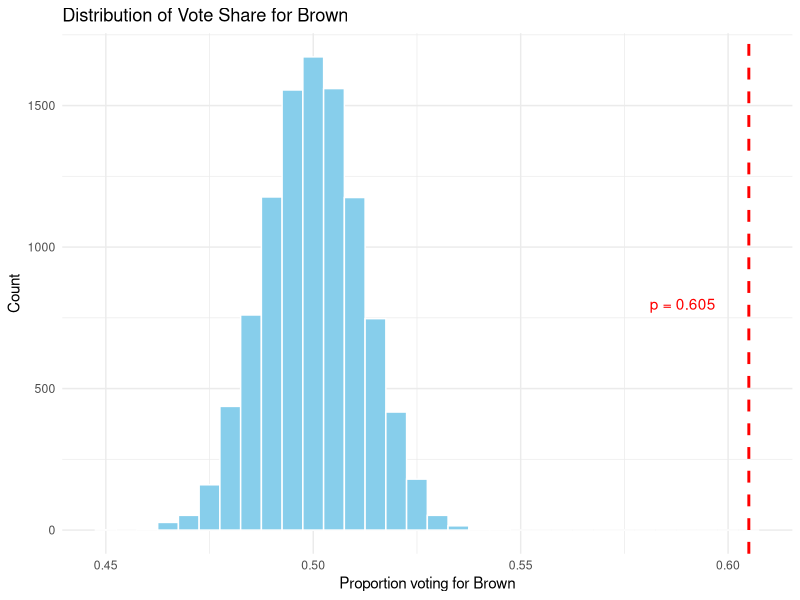
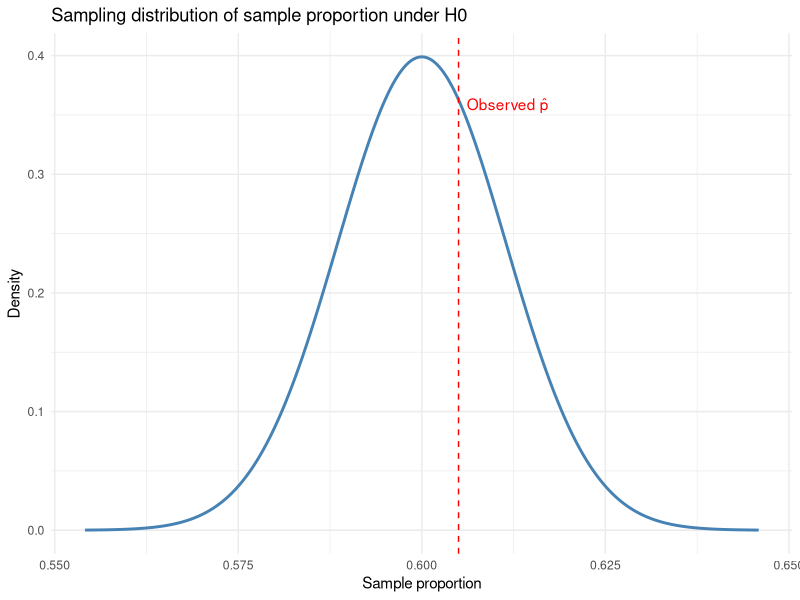
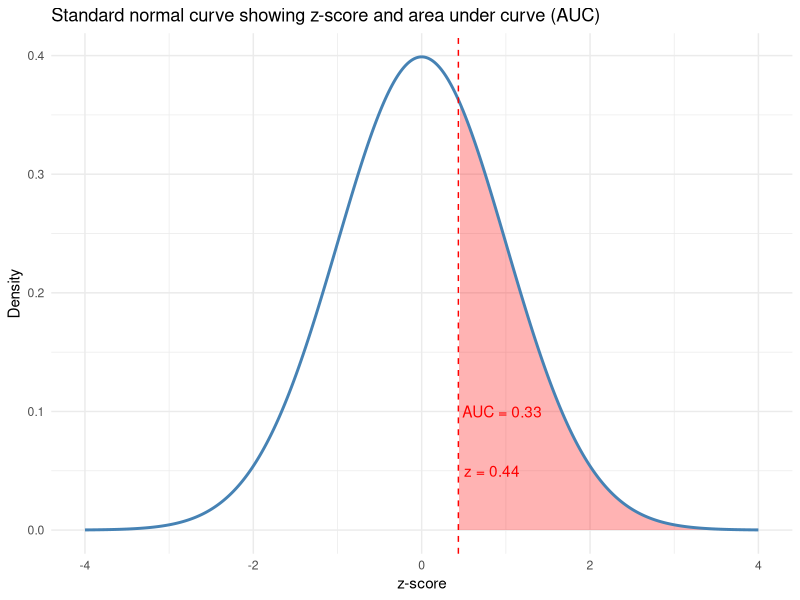
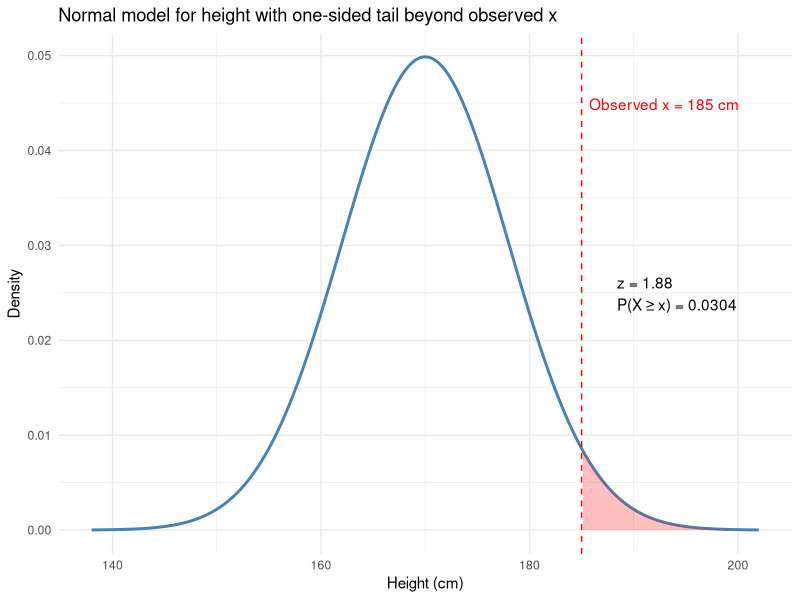
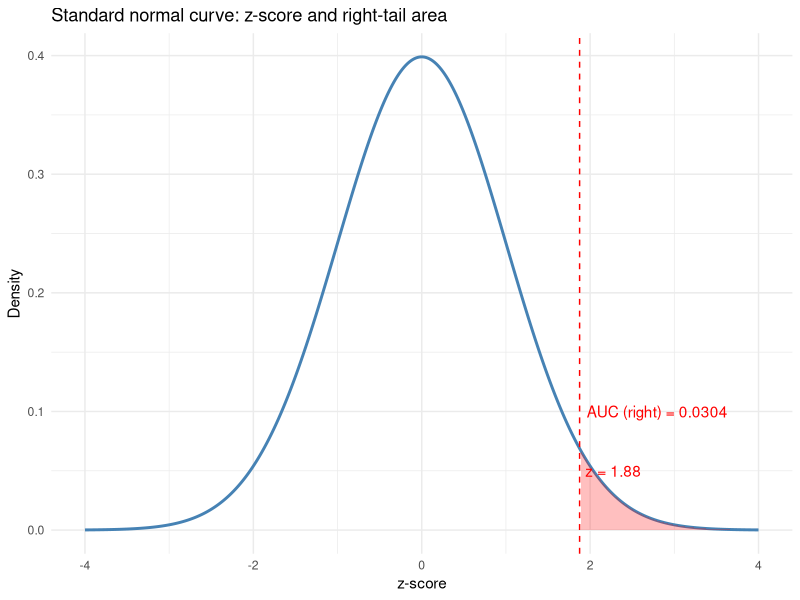
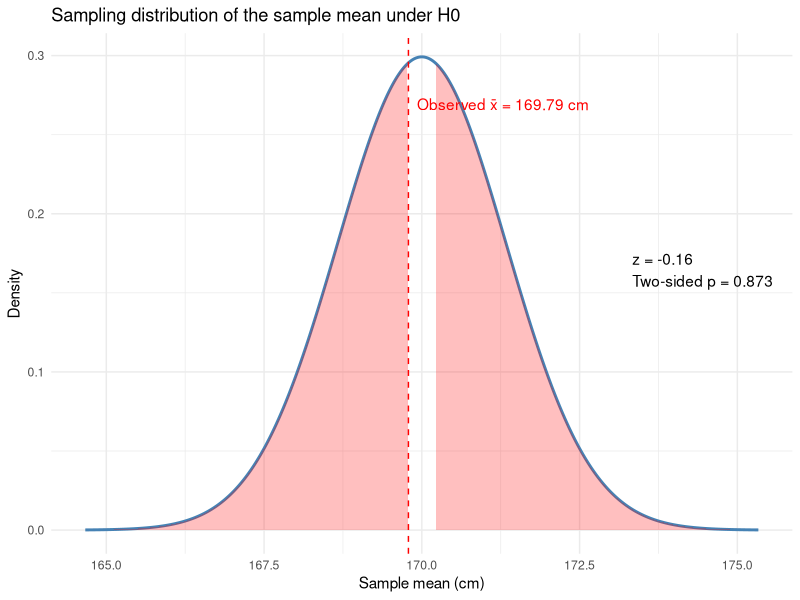
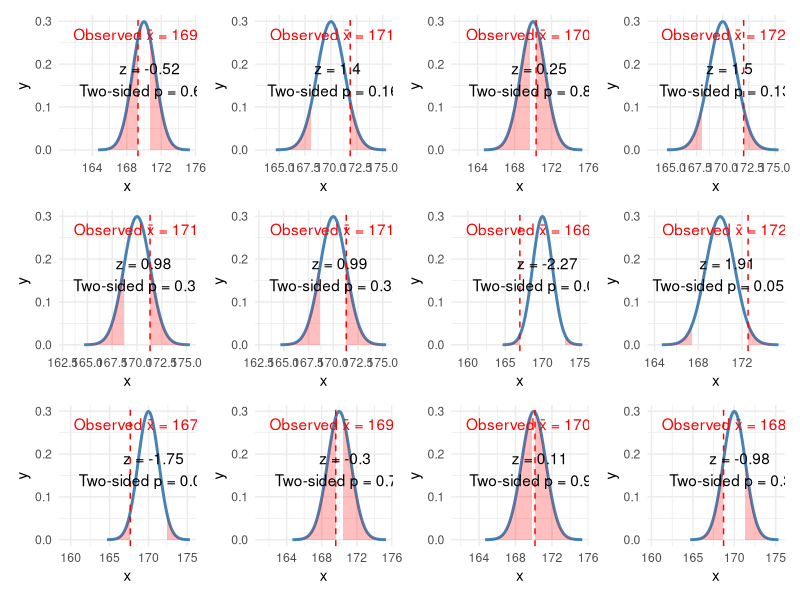

R code for these plots, in order:
library(tidyverse)

# Sampling distributions and z-scores

set.seed(123) # reproducibility

# a tutorial on how to use ggplot:
# > https://r4ds.hadley.nz/data-visualize.html

#### how to simulate a test distribution, and compare it with an observed sample ####
# example 4.11 from the book

# Set parameters
n <- 1824       # number of voters
n_sim <- 10000  # number of simulated elections

# Simulate each election: number of votes for Brown
votes_Brown <- rbinom(n = n_sim, size = n, prob = 0.5)

# Compute proportion of votes for Brown
prop_Brown <- votes_Brown / n

# Basic summary
mean(prop_Brown)        # average vote share for Brown (should be close to 0.5)
sd(prop_Brown)          # standard deviation across simulations : sqrt(p*(1-p)/n) is an estimation (in practice we usually do not know the underlying pop's sd)

data <- data.frame(prop_Brown)

# Plot with ggplot2
ggplot(data, aes(x = prop_Brown)) +
  geom_histogram(binwidth = 0.005, fill = "skyblue", color = "white") +
  geom_vline(xintercept = 0.605, color = "red", linetype = "dashed", size = 1) +
  annotate("text", x = 0.605, y = 800, label = "p = 0.605", color = "red", hjust = 1.5) +
  labs(
    title = "Distribution of Vote Share for Brown",
    x = "Proportion voting for Brown",
    y = "Count"
  ) +
  theme_minimal()

# simpler version (how I would plot it quickly)
# ggplot(data, aes(x = prop_Brown)) +
#   geom_histogram(binwidth = 0.005, fill = "skyblue", color = "white") +
#   geom_vline(xintercept = 0.605, color = "red", linetype = "dashed", size = 1)


# calculation of a z-score:
p_hat <- 0.605 # observed probability in sample
p0 <- 0.5 # theoretical probability from population if votes are spread 50-50
n <- 1824 # sample size

# the formula is essentially an estimation of how big the deviation is:
# how many standard errors is the value observed from the mean
# this is using the formulas from the "Data Analysis for Public Policy Formulas.pdf" file
# (z score for one sample proportion), using se_0
z <- (p_hat - p0) / sqrt(p0 * (1 - p0) / n) # formula for proportion z-score

z

# probability to observe a value larger than z in a normal distribution 
1 - pnorm(z) # pnorm calculates the probability of a sample mean being smaller than the z-score, in a normal distribution
# when we start talking about tests, that would be the equivalent of a one-sided test

# >> this tells us that the population from which we sampled might be different from the one we simulated (mean = 0.5)

#### example (try to think how to do it yourself) ####
# ?> how would you visualize the likelihood of the population's sample mean to be 0.6 (if the observed sample is 0.6, with n = 1824)

p_hat <- 0.605 # observed probability in sample
p0 <- 0.6 # theoretical probability from population if votes are spread 60-40
n <- 1824 # pop size

z <- (p_hat - p0) / sqrt(p0 * (1 - p0) / n) # formula for proportion z-score

z

# probability to observe a value larger than z in a normal distribution 
1 - pnorm(z) # pnorm calculates the probability of a sample being smaller than the z-score, in a normal distribution

### here we visualize the example:

# approximate / simulate sampling distribution under H0
mean0 <- p0
sd0 <- sqrt(p0 * (1 - p0) / n) # could also use the sd of the pop, from the book, but it's usually not known

x <- seq(mean0 - 4*sd0, mean0 + 4*sd0, length.out = 400)
y <- dnorm(x, mean = mean0, sd = sd0)*sd0 # standardize output to have this and next plot on the same scale
df1 <- data.frame(x = x, y = y)

ggplot(df1, aes(x, y)) +
  geom_line(color = "steelblue", size = 1) +
  geom_vline(xintercept = p_hat, color = "red", linetype = "dashed") +
  annotate("text", x = p_hat, y = max(y)*0.9, label = "Observed p̂", color = "red", hjust = -0.1) +
  labs(
    title = "Sampling distribution of sample proportion under H0",
    x = "Sample proportion",
    y = "Density"
  ) +
  theme_minimal()

# >> it's likely the sample is taken from a population that has a proportion of voters around 0.6 for Brown

# how to represent z on that plot?

x2 <- seq(-4, 4, length.out = 400)
y2 <- dnorm(x2) # 
df2 <- data.frame(x2, y2)

ggplot(df2, aes(x2, y2)) +
  geom_area(data = subset(df2, x2 >= z), aes(x2, y2), fill = "red", alpha = 0.3) +
  geom_line(color = "steelblue", size = 1) +
  geom_vline(xintercept = z, color = "red", linetype = "dashed") +
  annotate("text", x = z, y = 0.05, label = paste0("z = ", round(z, 2)), color = "red", hjust = -0.1) +
  annotate("text", x = z, y = 0.10, label = paste0("AUC = ", round(1 - pnorm(z), 2)), color = "red", hjust = -0.05) +
  labs(
    title = "Standard normal curve showing z-score and area under curve (AUC)",
    x = "z-score",
    y = "Density"
  ) +
  theme_minimal()

# simpler version (how I would plot it quickly)
# ggplot(df2, aes(x = x2, y = y2)) +
#   geom_area(data = subset(df2, x2 >= z), aes(x = x2, y = y2), fill = "red", alpha = 0.3) +
#   geom_line(color = "steelblue", size = 1) + # geom_point could also do the job
#   geom_vline(xintercept = z, color = "red", linetype = "dashed")

#### now an example with a continuous variable (not a proportion) ####

#### Normal distribution + z-score for a continuous variable (heights) ####
# Suppose adult heights (in cm) are approximately Normal with:
mu <- 170   # population mean height
sigma <- 8  # population sd

# Simulate a population-like sample
N <- 5000
heights <- tibble(height = rnorm(N, mean = mu, sd = sigma))

# Choose an observed height and compute its z
x_obs <- 185
z_obs <- (x_obs - mu) / sigma
p_right <- 1 - pnorm(z_obs)   # one-sided "taller than x_obs"
p_two   <- 2 * (1 - pnorm(abs(z_obs)))  # two-sided tail area

z_obs
p_right
p_two

# Visualize the population Normal model with the observed value
x <- seq(mu - 4*sigma, mu + 4*sigma, length.out = 400)
df_norm <- tibble(x = x, y = dnorm(x, mean = mu, sd = sigma))

ggplot(df_norm, aes(x, y)) +
  geom_line(color = "steelblue", linewidth = 1) +
  geom_area(data = subset(df_norm, x >= x_obs), aes(x, y), fill = "red", alpha = 0.25) +
  geom_vline(xintercept = x_obs, color = "red", linetype = "dashed") +
  annotate("text", x = x_obs, y = max(df_norm$y)*0.9,
           label = paste0("Observed x = ", x_obs, " cm"), color = "red", hjust = -0.05) +
  annotate("text", x = mu + 2.3*sigma, y = max(df_norm$y)*0.5,
           label = paste0("z = ", round(z_obs, 2),
                          "\nP(X ≥ x) = ", signif(p_right, 3)),
           color = "black", hjust = 0) +
  labs(
    title = "Normal model for height with one-sided tail beyond observed x",
    x = "Height (cm)",
    y = "Density"
  ) +
  theme_minimal()

# Show the same z on the Standard Normal with shaded tail
x_z <- seq(-4, 4, length.out = 400)
df_z <- tibble(z = x_z, dens = dnorm(x_z))

ggplot(df_z, aes(z, dens)) +
  geom_line(color = "steelblue", linewidth = 1) +
  geom_area(data = subset(df_z, z >= z_obs), aes(z, dens), fill = "red", alpha = 0.25) +
  geom_vline(xintercept = z_obs, color = "red", linetype = "dashed") +
  annotate("text", x = z_obs, y = 0.05,
           label = paste0("z = ", round(z_obs, 2)), color = "red", hjust = -0.1) +
  annotate("text", x = z_obs, y = 0.10,
           label = paste0("AUC (right) = ", signif(p_right, 3)), color = "red", hjust = -0.05) +
  labs(
    title = "Standard normal curve: z-score and right-tail area",
    x = "z-score",
    y = "Density"
  ) +
  theme_minimal()

#### Z-score for a sample mean (CLT / sampling distribution) ####
# Draw a sample of n individuals and test whether its mean differs from mu

n <- 36
samp <- sample(heights$height, size = n, replace = TRUE)
xbar <- mean(samp)

# Under H0: mean = mu with known sigma, the sampling distribution is Normal(mu, sigma/sqrt(n))
se <- sigma / sqrt(n)
z_xbar <- (xbar - mu) / se
p_two_mean <- 2 * (1 - pnorm(abs(z_xbar)))

xbar
z_xbar
p_two_mean
diffMu <- abs(xbar - mu)

# Visualize the sampling distribution and the observed sample mean
x_samp <- seq(mu - 4*se, mu + 4*se, length.out = 400)
df_samp <- tibble(x = x_samp, y = dnorm(x_samp, mean = mu, sd = se))

ggplot(df_samp, aes(x, y)) +
  geom_line(color = "steelblue", linewidth = 1) +
  geom_area(data = subset(df_samp, x >= mu + diffMu), aes(x, y), fill = "red", alpha = 0.25) +
  geom_area(data = subset(df_samp, x <= mu - diffMu), aes(x, y), fill = "red", alpha = 0.25) +
  geom_vline(xintercept = xbar, color = "red", linetype = "dashed") +
  annotate("text", x = xbar, y = max(df_samp$y)*0.9,
           label = paste0("Observed x̄ = ", round(xbar, 2), " cm"),
           color = "red", hjust = -0.05) +
  annotate("text", x = mu + 2.5*se, y = max(df_samp$y)*0.55,
           label = paste0("z = ", round(z_xbar, 2),
                          "\nTwo-sided p = ", signif(p_two_mean, 3)),
           color = "black", hjust = 0) +
  labs(
    title = "Sampling distribution of the sample mean under H0",
    x = "Sample mean (cm)",
    y = "Density"
  ) +
  theme_minimal()

### here let's visualise what happens if we run this 20 times

# install.packages('patchwork')
library(patchwork)

creatingPlot <- function(heights_vec, mu, sigma, n = 36) {
  samp <- sample(heights_vec, size = n, replace = TRUE)
  xbar <- mean(samp)
  
  se <- sigma / sqrt(n)
  z_xbar <- (xbar - mu) / se
  p_two_mean <- 2 * (1 - pnorm(abs(z_xbar)))
  diffMu <- abs(xbar - mu)
  
  x_samp <- seq(mu - 4 * se, mu + 4 * se, length.out = 400)
  df_samp <- tibble(x = x_samp, y = dnorm(x_samp, mean = mu, sd = se))
  ymax <- max(df_samp$y)
  
  # return a ggplot object
  ggplot(df_samp, aes(x, y)) +
    geom_line(color = "steelblue", linewidth = 1) +
    geom_area(data = subset(df_samp, x >= mu + diffMu), aes(x, y), fill = "red", alpha = 0.25) +
    geom_area(data = subset(df_samp, x <= mu - diffMu), aes(x, y), fill = "red", alpha = 0.25) +
    geom_vline(xintercept = xbar, color = "red", linetype = "dashed") +
    annotate("text", x = xbar - 0.05*xbar, y = ymax * 0.9,
             label = paste0("Observed x̄ = ", round(xbar, 2), " cm"),
             color = "red", hjust = -0.05) +
    annotate("text", x = mu + 0.5 * se, y = ymax * 0.55,
             label = paste0("z = ", round(z_xbar, 2),
                            "\nTwo-sided p = ", signif(p_two_mean, 3)))+
    theme_minimal()
}

# - build N plots as a list
set.seed(1)
plots <- replicate(
  12,                                                  # how many plots you want
  creatingPlot(heights_vec = heights$height, mu = mu, sigma = sigma, n = 36),
  simplify = FALSE
)

# ---- A) 5 x 4 grid on one panel ----
# using patchwork
wrap_plots(plots, nrow = 3, ncol = 4)

# > remember that we are using mu and sigma from a population (we assume we know these), normally you'd have to use an estimate of that, based on your sample(s)
# ?> question: what happens if I change sigma, or n? Are z, and p, going to be larger, smaller, or the same?
